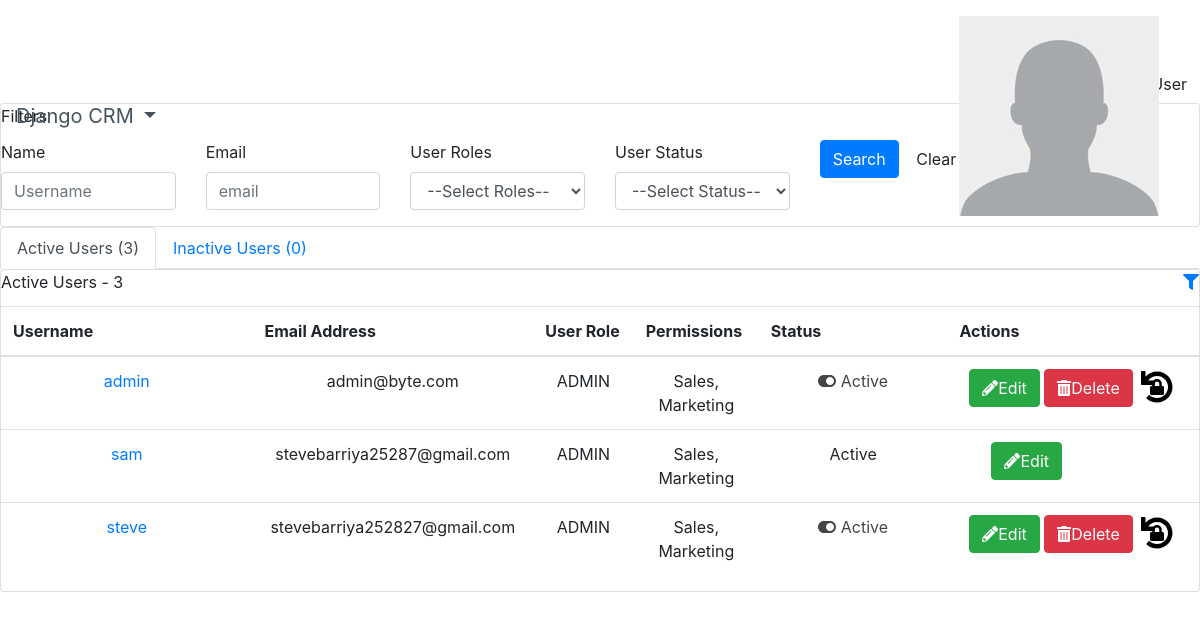
Page /users/list/ (signed in) on the committed database.
### common/models.py (models this page shows, shortened)
class User(AbstractBaseUser, PermissionsMixin):
    file_prepend = "users/profile_pics"
    username = models.CharField(max_length=100, unique=True)
    first_name = models.CharField(max_length=150, blank=True)
    last_name = models.CharField(max_length=150, blank=True)
    email = models.EmailField(max_length=255, unique=True)
    is_active = models.BooleanField(default=True)
    is_admin = models.BooleanField(default=False)
    is_staff = models.BooleanField(default=False)
    date_joined = models.DateTimeField(('date joined'), auto_now_add=True)
    role = models.CharField(max_length=50, choices=ROLES)
    profile_pic = models.FileField(
        max_length=1000, upload_to=img_url, null=True, blank=True)
    has_sales_access = models.BooleanField(default=False)
    has_marketing_access = models.BooleanField(default=False)
    USERNAME_FIELD = 'email'
    REQUIRED_FIELDS = ['username', ]
    objects = UserManager()
    class Meta:
        ordering = ['-is_active']

### common/views.py (the view, shortened to what this page needs)
# urls.py: path('users/list/', UsersListView.as_view(), name='users_list'),
class UsersListView(AdminRequiredMixin, TemplateView):
    model = User
    context_object_name = "users"
    template_name = "list.html"
    def get_queryset(self):
        queryset = self.model.objects.all()
        request_post = self.request.POST
        return queryset.order_by('username')
    def get_context_data(self, **kwargs):
        context = super(UsersListView, self).get_context_data(**kwargs)
        active_users = self.get_queryset().filter(is_active=True)
        inactive_users = self.get_queryset().filter(is_active=False)
        context["active_users"] = active_users
        context["inactive_users"] = inactive_users
        context["per_page"] = self.request.POST.get('per_page')
        context['admin_email'] = settings.ADMIN_EMAIL
        context['roles'] = ROLES
        context['status'] = [('True', 'Active'), ('False', 'In Active')]
        return context

### common/views.py (called while the page is built)
    def dispatch(self, request, *args, **kwargs):
        if not request.user.is_authenticated:
            return self.handle_no_permission()
        self.raise_exception = True
        if not request.user.role == "ADMIN":
            if not request.user.is_superuser:
                return self.handle_no_permission()
        return super(AdminRequiredMixin, self).dispatch(
            request, *args, **kwargs)

### common/templates/list.html (shortened to what this page needs)
{% extends 'sales/base.html' %}
{% load staticfiles %}
{% load paginate %}
{% block content %}
<div class="main_container">
  <div class="row marl">
    <div class="col-lg-12 text-right">
      <span class="d-inline"><a href="{% url 'common:create_user'%}" class="btn primary_btn">
          Add New User</a></span>
    </div>
  </div>
  <div class="filter_row list_filter_row row marl">
    <div class="col-md-12">
      <div class="card">
        <div class="card-body">
          <form id="users_filter" method="POST" action="">
            <div class="card-body">
              <div class="card-title">Filters</div>
              <div class="row marl">
                <div class="filter_col col-md-2">
                  <div class="form-group">
                    <label for="exampleInputEmail1">Name</label>
                    <input type="text" class="form-control" placeholder="Username" name="username"  />
                  </div>
                </div>
                <div class="filter_col col-md-2">
                  <div class="form-group">
                    <label for="exampleInputEmail1">Email</label>
                    <input type="text" class="form-control" placeholder="email" name="email"  minlength="2"/>
                  </div>
                </div>
                <div class="filter_col col-md-2">
                  <div class="form-group">
                    <label for="exampleInputEmail1">User Roles</label>
                    <select class="form-control" id="id_roles" name="role">
                      <option value="">--Select Roles--</option>
                    </select>
                  </div>
                </div>
                <div class="filter_col col-md-2">
                  <div class="form-group">
                    <label for="exampleInputEmail1">User Status</label>
                    <select class="form-control" id="id_user_status" name="status">
                      <option value="">--Select Status--</option>
                    </select>
                  </div>
                </div>
                <div class="filter_col col-lg-2">
                  <div class="form-group buttons_row">
                    <button class="btn btn-primary save" type="submit">Search</button>
                    <a href="{% url 'common:users_list' %}" class="btn btn-default clear">Clear</a>
                  </div>
                </div>
              </div>
            </div>
          </form>
        </div>
      </div>
    </div>
  </div>
  <div class="filter_row row marl">
    <div class="col-md-12 col-lg-12 col-xl-12">
      <div class="table_container_row row marl no-gutters">
        <div class="col-md-12">
          <ul class="nav nav-tabs" id="myTab" role="tablist">
            <li class="nav-item">
              <a class="nav-link active" id="open-tab" data-toggle="tab" href="#open" role="tab" aria-controls="open"
                aria-selected="true">Active Users ({{active_users|length}})</a>
            </li>
            <li class="nav-item">
              <a class="nav-link" id="close-tab" data-toggle="tab" href="#close" role="tab" aria-controls="close"
                aria-selected="false">Inactive Users ({{inactive_users|length}})</a>
            </li>
          </ul>
          <div class="tab-content" id="myTabContent">
            <div class="tab-pane fade show active" id="open" role="tabpanel" aria-labelledby="open">
              <div class="card">
                <div class="card-body">
                  <div class="panel-heading-list card-title text-right">
                    <span class="total_count float-left">Active Users - {% if show_pageitems %}
                      {% show_pageitems %}{% else %}{{active_users|length}}{% endif %}</span>
                    <span class="filter_toggle ">
                      <a href="#" class="primary_btn"><i class="fas fa-filter"></i></a>
                    </span>
                  </div>
                  <div class="table-responsive">
                    <table class="table ">
                      <thead>
                        {% if active_users|length > 0 %}
                        <tr>
                          <th width="20%">Username</th>
                          <th width="20%">Email Address</th>
                          <th width="8%">User Role</th>
                          <th width="8%">Permissions</th>
                          <th width="15%">Status</th>
                          <th width="20%">Actions</th>
                        </tr>
                        {% endif %}
                      </thead>
                      <tbody>
                        {% for user in active_users %}
                        <tr class="text-center">
                          <td><a href="{% url 'common:view_user' user.id %}">{{ user.username }}</a></td>
                          <td>{{ user.email }}</td>
                          <td class="user_role">{% if user.is_superuser %} ADMIN {% else %} {{user.role}} {% endif %}
                          </td>
                          <td>
                            {% if user.is_superuser or user.role == 'ADMIN' %}
                            Sales, Marketing
                            {% endif %}
                          </td>
                          <td>
                            {% ifnotequal request.user user  %}
                            <a {% if user.is_active %}
                              onclick="return confirm('Are you sure you want to deactivate this user?')" {% else %}
                              onclick="return confirm('Are you sure you want to activate this user?')" {% endif %}
                              href="{% url 'common:change_user_status' pk=user.id %}" class="on_off"
                              style="color: #454545; text-decoration: none;">
                              {% if user.is_active == True %}
                              <i class="fa fa-toggle-on"></i> Active
                              {% else %}
                              <i class="fa fa-toggle-off"></i> InActive
                              {% endif %}
                            </a>
                            {% else %}
                            Active
                            {% endifnotequal %}
                          </td>
                          <td class="actions">
                            {% if user.email != admin_email  or request.user.email == admin_email %}
                            <a href="{% url 'common:edit_user' user.id %}" class="btn btn-success edit action"><i
                                class="fas fa-pencil-alt"></i>Edit</a>
                            {% endif %}
                            <a href="{% url 'common:remove_user' user.id %}" class="btn btn-danger trash action"
                              {% if request.user.email == user.email %} style="visibility: hidden;" {% endif %}><i
                                class="fas fa-trash-alt"></i>Delete</a>
                            {% if user.email != admin_email and request.user != user %}
                            <a style="color:black;margin-bottom: -11px;" data-id="{{user.id}}" href=""
                              class="fa-passwd-reset fa-stack" title="Change Password"><i class="fa fa-undo fa-stack-2x"></i><i
                                class="fa fa-lock fa-stack-1x"></i></a>{% endif %}
                          </td>
                        </tr>
                        {% endfor %}
                      </tbody>
                    </table>
                  </div>
                </div>
              </div>
            </div>
          </div>
          <br clear="all">
        </div>
      </div>
    </div>
  </div>
</div>
{% endblock %}

### templates/root.html (style rules this page uses)
.card-body { padding:0; margin:0 }

### rows in the picture
User: username "admin", email "admin@byte.com", is_superuser "ADMIN", is_active True (drawn), shows "Edit"
User: username "sam", email "stevebarriya25287@gmail.com", is_superuser "ADMIN", shows "Edit"
User: username "steve", email "stevebarriya252827@gmail.com", is_superuser "ADMIN", is_active True (drawn), shows "Edit"

### other values in the picture
{{ active_users|length }} "3"
{{ inactive_users|length }} "0"
